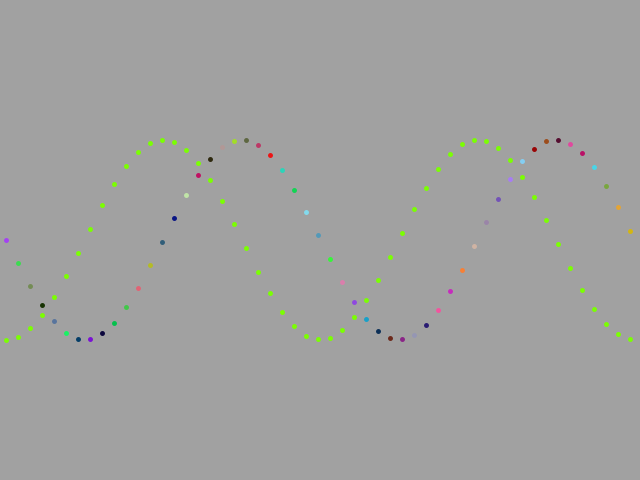
Frame 1 (no input)
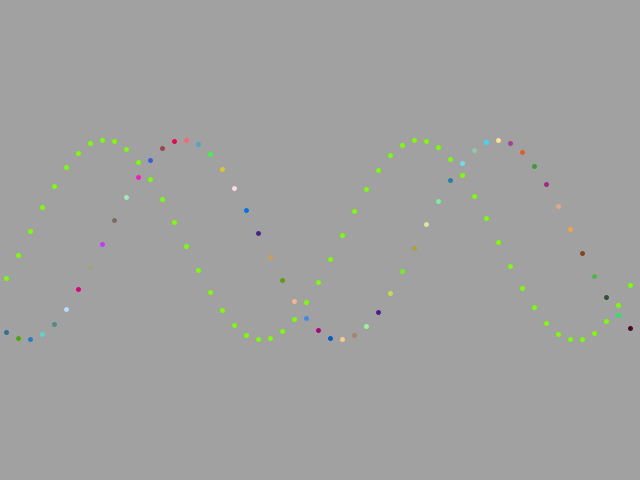
Frame 60 (the mouse pressed at the canvas centre just before this capture)
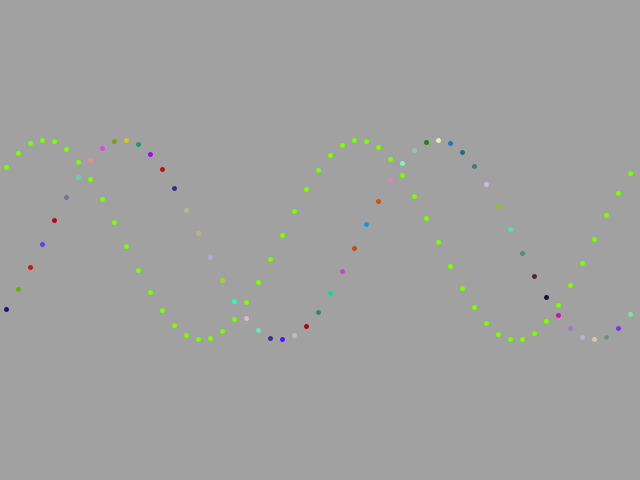
Frame 120 (the mouse held since frame 60 and released just before this capture)

The Processing sketch that drew these frames (run headless with seeded random() and noise(); from frame 60 on, the mouse is pressed at the canvas centre):

// Processing sketch: assignment3_1
// ── assignment3_1.pde
int frame = 0;
float multiplier = 0.002;
int numberOfPoints = 100;

void setup()
{
  size(640, 480);
  strokeWeight(5);
}

void draw()
{
  background(161);
  float distance = width / 100.0;
 
  for(int i = 0; i < width; i += distance * 2)
  {
  //Draw animated point
  stroke ((random(0, 255)), (random(0, 255)), (random(0, 255)));
  point(distance + i, 240 + sin((frame + i) * 0.02) * 100);
  
  stroke (123, 254, 3);
  point(distance + i, 240 + cos((frame + i) * 0.02) * 100);
  }

  frame++;
}
